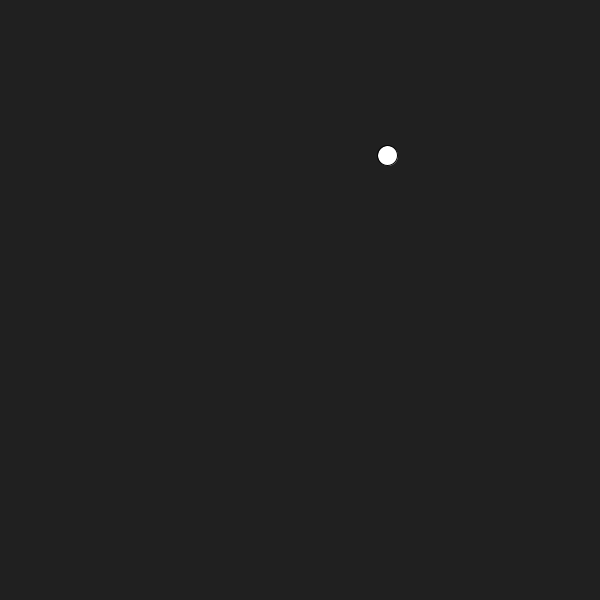
Frame 1 (no input)
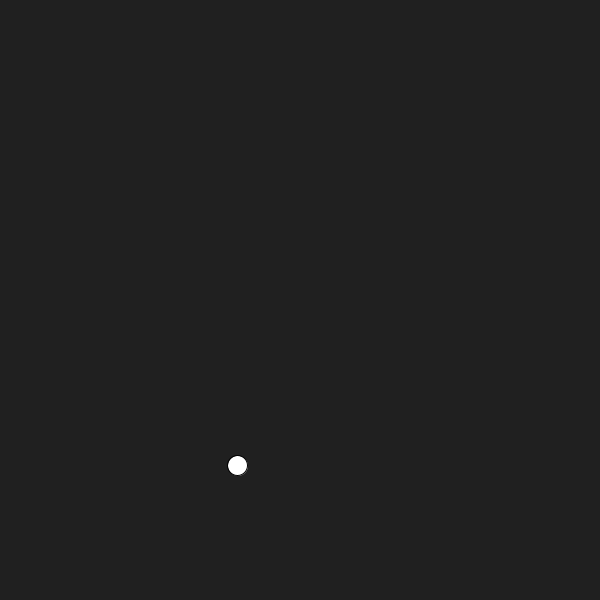
Frame 60 (the mouse pressed at the canvas centre just before this capture)
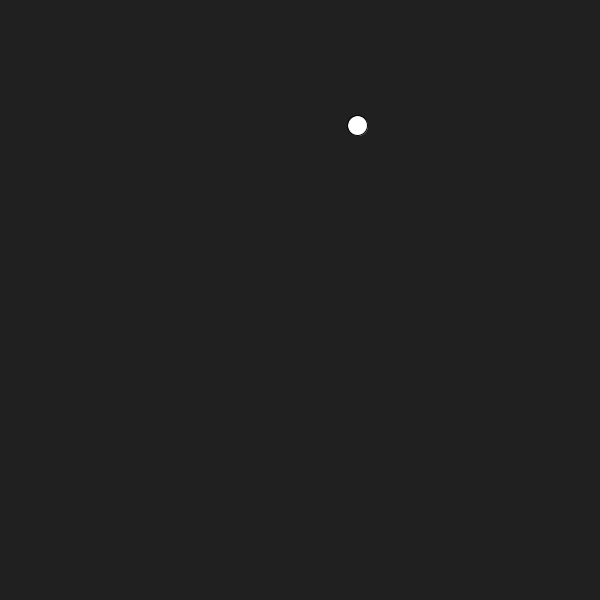
Frame 120 (the mouse held since frame 60 and released just before this capture)

The Processing sketch that drew these frames (run headless with seeded random() and noise(); from frame 60 on, the mouse is pressed at the canvas centre):

// Processing sketch: ball
// ── ball.pde
float circleX;
float circleY;
float xSpeed;
float ySpeed;

void setup()
{
  size(600,600);
  circleX=random(0,width);
  circleY=random(0,height);
  //background(32);
  xSpeed=10;
  ySpeed=10;
}

void draw()
{
  background(32);
  fill(255);
  ellipse(circleX,circleY,20,20);
  //circleX=random(0,width);
  //circleY=random(0,height);
   if (circleX>width || circleX<0)
   {
    xSpeed=-xSpeed;
   }
   
   if(circleY>height || circleY<0)
   {
     ySpeed=-ySpeed;
   }
   
   circleX=circleX+xSpeed;
   circleY=circleY+ySpeed;
  //println(circleX,circleY);
}
